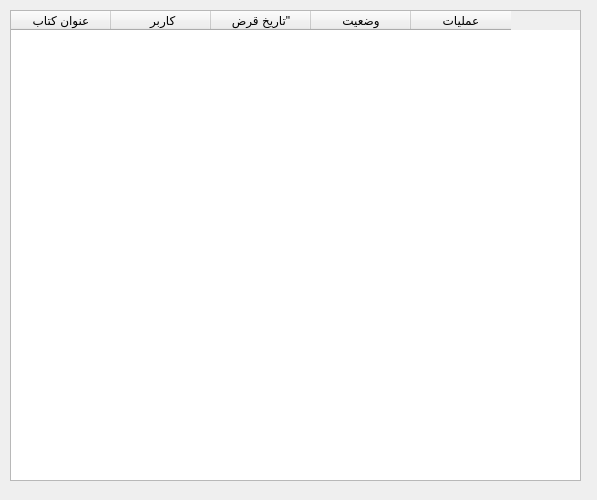
<?xml version="1.0" encoding="UTF-8"?>
<ui version="4.0">
 <class>Dialog</class>
 <widget class="QDialog" name="Dialog">
  <property name="geometry">
   <rect>
    <x>0</x>
    <y>0</y>
    <width>597</width>
    <height>500</height>
   </rect>
  </property>
  <property name="windowTitle">
   <string>Dialog</string>
  </property>
  <widget class="QTableWidget" name="tableWidget">
   <property name="geometry">
    <rect>
     <x>10</x>
     <y>10</y>
     <width>571</width>
     <height>471</height>
    </rect>
   </property>
   <column>
    <property name="text">
     <string>عنوان کتاب</string>
    </property>
   </column>
   <column>
    <property name="text">
     <string> کاربر</string>
    </property>
   </column>
   <column>
    <property name="text">
     <string>تاریخ قرض&quot;</string>
    </property>
   </column>
   <column>
    <property name="text">
     <string>وضعیت</string>
    </property>
   </column>
   <column>
    <property name="text">
     <string>عملیات</string>
    </property>
   </column>
  </widget>
 </widget>
 <resources/>
 <connections/>
</ui>
